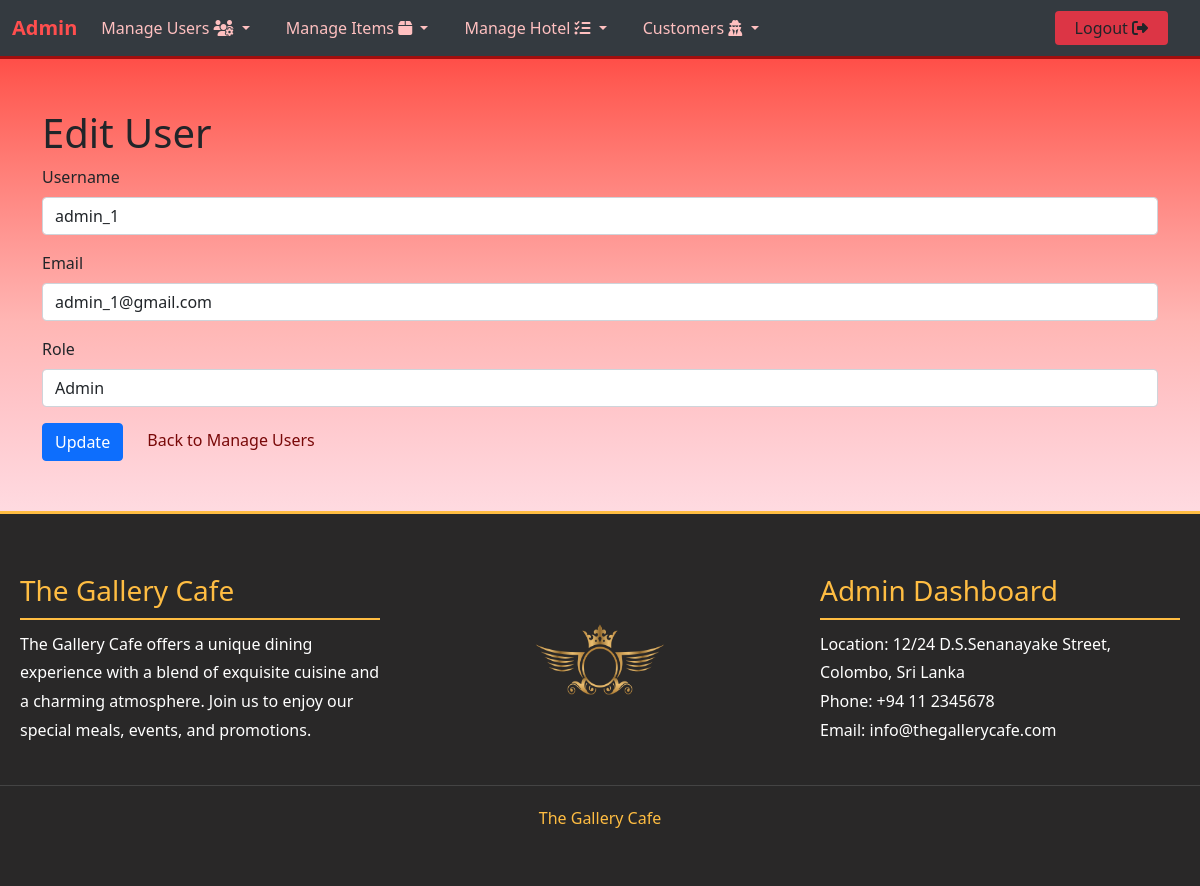
The page /the_gallery_cafe/admin/edit_user.php?id=1 (signed in) on the database its author committed.
### tables this page shows
CREATE TABLE `users` (
  `id` int(11) NOT NULL,
  `username` varchar(50) NOT NULL,
  `email` varchar(100) NOT NULL,
  `password` varchar(255) NOT NULL,
  `role_id` int(11) DEFAULT NULL,
  `created_at` timestamp NOT NULL DEFAULT current_timestamp()
);

### the_gallery_cafe/admin/edit_user.php (the view, shortened to what this page needs)
<?php include('../config.php'); ?>
<?php
if (isset($_GET['id'])) {
    $id = $_GET['id'];
    $query = "SELECT id, username, email, role_id FROM users WHERE id = ?";
    $stmt = $conn->prepare($query);
    $stmt->bind_param('i', $id);
    $stmt->execute();
    $result = $stmt->get_result();
    $user = $result->fetch_assoc();
}
?>
<!DOCTYPE html>
<html lang="en">
<head>
    <link href="https://cdn.jsdelivr.net/npm/bootstrap@5.1.3/dist/css/bootstrap.min.css" rel="stylesheet">
    <link href="https://cdnjs.cloudflare.com/ajax/libs/font-awesome/6.1.1/css/all.min.css" rel="stylesheet">
</head>
<body>
<header>
        <nav class="navbar navbar-expand-lg">
            <div class="container-fluid">
                <a class="navbar-brand" href="admin_dashboard.php">Admin</a>
                <div class="collapse navbar-collapse" id="navbarSupportedContent">
                <ul class="navbar-nav me-auto mb-2 mb-lg-0">
                    <li class="nav-item dropdown">
                        <a class="nav-link dropdown-toggle" href="#" id="userDropdown" role="button" data-bs-toggle="dropdown" aria-expanded="false">
                            Manage Users <i class="fa fa-users-cog"></i>
                        </a>
                    </li>
                    <li class="nav-item dropdown">
                        <a class="nav-link dropdown-toggle" href="#" id="itemDropdown" role="button" data-bs-toggle="dropdown" aria-expanded="false">
                            Manage Items <i class="fa fa-box"></i>
                        </a>
                    </li>
                    <li class="nav-item dropdown">
                        <a class="nav-link dropdown-toggle" href="#" id="manageDropdown" role="button" data-bs-toggle="dropdown" aria-expanded="false">
                            Manage Hotel <i class="fa fa-tasks"></i>
                        </a>
                    </li>
                    <li class="nav-item dropdown">
                        <a class="nav-link dropdown-toggle" href="#" id="hotelOpsDropdown" role="button" data-bs-toggle="dropdown" aria-expanded="false">
                            Customers <i class="fa fa-user-secret"></i>
                        </a>
                    </li>
                </ul>
                    <a href="logout.php" class="btn btn-logout">Logout <i class="fa fa-sign-out-alt"></i></a>
                </div>
            </div>
        </nav>
    </header>
<div class="container">
    <h1>Edit User</h1>
    <form action="edit_user.php" method="POST">
        <div class="mb-3">
            <label for="username" class="form-label">Username</label>
            <input type="text" class="form-control" id="username" name="username" value="<?php echo $user['username']; ?>" required>
        </div>
        <div class="mb-3">
            <label for="email" class="form-label">Email</label>
            <input type="email" class="form-control" id="email" name="email" value="<?php echo $user['email']; ?>" required>
        </div>
        <div class="mb-3">
            <label for="role_id" class="form-label">Role</label>
            <select class="form-control" id="role_id" name="role_id" required>
                <option value="1" <?php echo $user['role_id'] == 1 ? 'selected' : ''; ?>>Admin</option>
            </select>
        </div>
        <button type="submit" class="btn btn-primary">Update</button>
        <a class="back" href="manage_users.php">Back to Manage Users</a>
    </form>
</div>
<?php include('partials/footer_a.php'); ?>

### the_gallery_cafe/admin/edit_user.php (style rules this page uses)
body { animation: fadeIn 0.7s ease-in-out; background-image: linear-gradient(to bottom, #ff2e2e, #ff5a52, #ff7b74, #ff9995, #ffb6b4, #ffc5c9, #ffd5db, #fee5eb, #fcecf4, #fbf3fa, #fcf9fd, #ffffff); background-size: cover; }
.container { margin-bottom: 50px; margin-top: 50px; }
.navbar { display: flex; background-color: #343a40; border-bottom: 3px solid #A20D0D; animation: slideInTop 1s ease-in-out; }
.navbar-brand { margin-left: auto; font-weight: bold; color: #FF4E4E; }
.btn { margin-left: auto; margin-right: 20px; }
.nav-link { color: #FFC0C0; margin-right: 10px; transition: color 0.3s; }
.nav-item { margin-right: 10px; }
.btn-logout { background-color: #dc3545; border: none; transition: background-color 0.3s; padding: 5px 20px 5px 20px; }
.collapse.navbar-collapse { justify-content: space-between; }
.back { text-decoration: none; color: #790808; }

### rows shown on the page
users: username "admin_1", email "admin_1@gmail.com", role_id "Admin"
